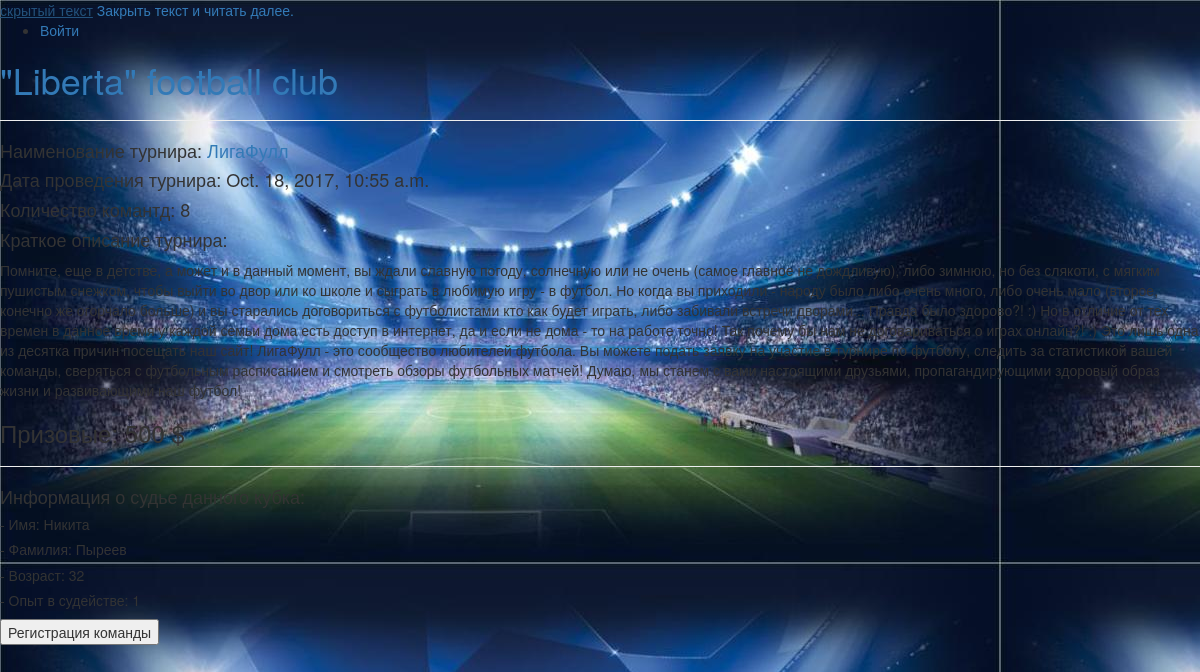
The app's page /tournament/4 with its own data.
### football/models.py (models this page shows, shortened)
class Cup(models.Model):
    cup_name = models.CharField(max_length=200)
    cup_information = models.TextField(default="Это будет очень хороший турнир!")
    count_commands = models.IntegerField(default=8)
    prize = models.IntegerField(default=1000)
    date = models.DateTimeField(default=timezone.now() + datetime.timedelta(days = 30))
    referee = models.ForeignKey(Referee, on_delete=models.CASCADE)

class Referee(models.Model):
    first_name = models.CharField(max_length=100)
    second_name = models.CharField(max_length=100)
    age = models.IntegerField(default=25)
    experience = models.IntegerField(default=1)

### football/views.py (the view)
# urls.py: url(r'^tournament/(?P<tournament_id>[0-9]+)', views.tournament, name = "tournament"),
def tournament(request, tournament_id):
    context = {"cup" : Cup.objects.get(id=tournament_id), "referee" : Cup.objects.get(id=tournament_id).referee}
    return render_to_response("football/tournament.html", context)

### football/templates/football/tournament.html
{% extends "main.html" %}
{% block tournament %}
    <div class="tournament">
        <hr>
        <h4>Наименование турнира: <a href = {% url "football:registration"  cup.id %}>{{ cup.cup_name }}</a></h4>
        <h4>Дата проведения турнира: {{ cup.date }}</h4>
        <h4>Количество комантд: {{ cup.count_commands }}</h4>
        <h4>Краткое описание турнира:</h4>
        <p>{{ cup.cup_information }}</p>
        <h3>Призовые: {{ cup.prize }} $</h3>
        <hr>
        <h4>Информация о судье данного кубка:</h4>
        <h5>   - Имя: {{ referee.first_name }}</h5>
        <h5>   - Фамилия: {{ referee.second_name }}</h5>
        <h5>   - Возраст: {{ referee.age }}</h5>
        <h5>   - Опыт в судействе: {{ referee.experience }} </h5>
    </div>
    <form action={% url "football:registration"  cup.id%}>
        <input  class="button" type="submit" value="Регистрация команды">
    </form>
{% endblock %}

### templates/main.html (style rules this page uses)
body { background-image: url("../fone.jpg"); }

### records on screen
Cup: cup_name "ЛигаФулл", date "Oct. 18, 2017, 10:55 a.m.", count_commands "8", cup_information "Помните, еще в детстве, а может и в данный момент, вы ждали славную погоду, солнечную или не очень (самое главное не дождливую), либо зимнюю, но без слякоти, с мягким пушистым снежком, чтобы выйти во двор или ко школе и сыграть в любимую игру - в футбол. Но когда вы приходили - народу было либо очень много, либо очень мало (второе, конечно же огорчало больше) и вы старались договориться с футболистами кто как будет играть, либо забивали встречи дворами... Правда было здорово?! :) Но в отличие от тех времен в данное время у каждой семьи дома есть доступ в интернет, да и если не дома - то на работе точно! Так почему бы нам не договариваться о играх онлайн?! :) Это лишь одна из десятка причин…", prize "500"
Referee: first_name "Никита", second_name "Пыреев", age "32", experience "1"
